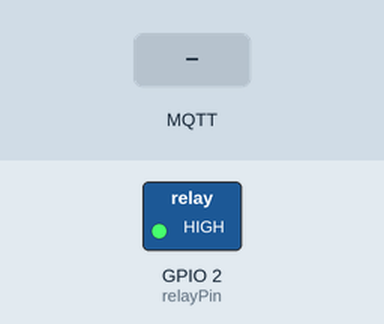
Simulated run of this program. Board: ESP32. Parts: switched loads named in the program (green lamp = pin HIGH). The inputs (shaded band) are chosen by the test bench. WiFi joins after 1.5 s; servers stay silent unless stated; EEPROM starts erased; no MQTT or app messages arrive unless stated; what the program prints to the serial monitor is not drawn.

Above: at 2.7 s.
2.8 s: MQTT message "5" arrives on the first subscribed topic
At 5.5 s:
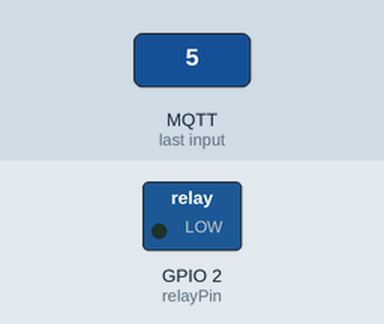
5.8 s: MQTT message "0" arrives on the first subscribed topic
At 6.1 s:
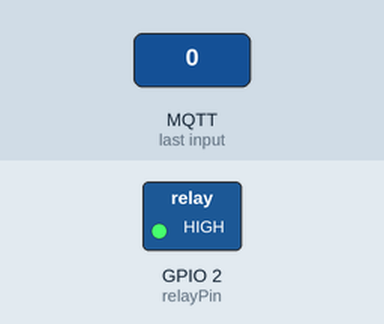
7.3 s: MQTT message "90" arrives on the first subscribed topic
At 8.5 s:
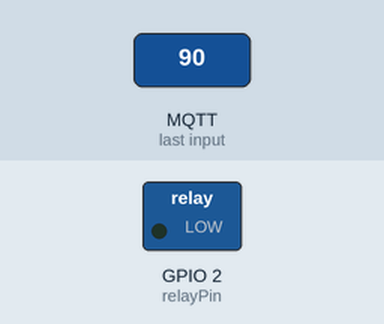
Timing chart, 0 to 10.3 s (numbered marks = the images above; inputs shaded):
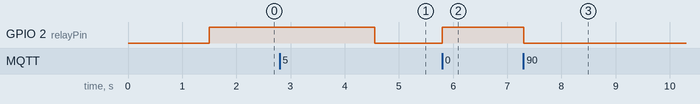

The program:

main.cpp
```cpp
/*
  Description: To test turn ON - OFF relay via local MQTT broker. The sketch is designed to test the ESP32 board.
*/

#include <Arduino.h>
#include <Preferences.h>
#include <WiFi.h>
#include <PubSubClient.h>
#include <TickTwo.h>

//******************************** Configulation ****************************//
#define _DEBUG_  // Comment this line to disable debug messages

// #define activeHighRelay  // Uncomment this line to use activeHighRelay
#ifdef activeHighRelay
#define turnOn  HIGH  // Active high
#define turnOff LOW
#else
#define turnOn  LOW  // Active low
#define turnOff HIGH
#endif

//******************************** Variables & Objects **********************//
#define ssid       "REPLACE_WITH_YOUR_SSID"
#define password   "REPLACE_WITH_YOUR_PASSWORD"
#define mqttBroker "REPLACE_WITH_YOUR_MQTT_BROKER_IP_ADDRESS"
#define deviceName "REPLACE_WITH_YOUR_DEVICE_NAME"
#define mqttUser   "REPLACE_WITH_YOUR_MQTT_USER"
#define mqttPass   "REPLACE_WITH_YOUR_MQTT_PASSWORD"

#define subInputState "server/input/relayState"

#define relayPin 2
uint8_t relayState;

Preferences pf;

WiFiClient   espClient;
PubSubClient mqtt(espClient);

//******************************** Tasks ************************************//
void    connectMqtt();
void    reconnectMqtt();
TickTwo tConnectMqtt(connectMqtt, 0, 0, MILLIS);  // (function, interval, iteration, interval unit)
TickTwo tReconnectMqtt(reconnectMqtt, 3000, 0, MILLIS);

//********************************  Functions *******************************//
void connectMqtt() {
    if (!mqtt.connected()) {
        tConnectMqtt.stop();
        tReconnectMqtt.start();
    } else {
        mqtt.loop();
    }
}

void reconnectMqtt() {
#ifdef _DEBUG_
    Serial.print(F("Connecting MQTT... "));
#endif
    if (mqtt.connect(deviceName, mqttUser, mqttPass)) {
        tReconnectMqtt.stop();
#ifdef _DEBUG_
        Serial.println(F("connected"));
#endif
        tConnectMqtt.start();
        mqtt.subscribe(subInputState);
    } else {
#ifdef _DEBUG_
        Serial.print(F("failed state: "));
        Serial.println(mqtt.state());
#endif
        if (tReconnectMqtt.counter() > 36) ESP.restart();  // Restart after 3 minutes (5 sec * 36 time = 3 minutes)
    }
}

void setupWifi() {
#ifdef _DEBUG_
    Serial.println();
    Serial.print(F("Connecting to "));
    Serial.println(ssid);
#endif

    WiFi.begin(ssid, password);

    while (WiFi.status() != WL_CONNECTED) {
        delay(500);
        Serial.print(".");
    }
#ifdef _DEBUG_
    Serial.println(F("WiFi connected"));
    Serial.println(F("IP address: "));
    Serial.println(WiFi.localIP());
#endif
}

void mqttCallback(char* topic, byte* message, unsigned int length) {
#ifdef _DEBUG_
    Serial.print(F("Message arrived on topic: "));
    Serial.print(topic);
    Serial.print(F(". Message: "));
#endif
    String msg;

    for (int i = 0; i < length; i++) {
        Serial.print((char)message[i]);
        msg += (char)message[i];
    }

    if (!strcmp(topic, subInputState)) {
        relayState = msg.toInt();
        pf.putUChar("kR", relayState);
#ifdef _DEBUG_
        Serial.print(F(" State: "));
        Serial.println(relayState ? "ON" : "OFF");
#endif
    }
}

//********************************  Setup ***********************************//
void setup() {
#ifdef _DEBUG_
    Serial.begin(115200);
#endif
    pf.begin("memory", false);
    relayState = pf.getUChar("kR", 0);
    pinMode(relayPin, OUTPUT);
    setupWifi();
    mqtt.setCallback(mqttCallback);
    mqtt.setServer(mqttBroker, 1883);

    tConnectMqtt.start();
}

//********************************  Loop ************************************//
void loop() {
    tConnectMqtt.update();
    tReconnectMqtt.update();

    digitalWrite(relayPin, relayState ? turnOn : turnOff);
}
```

Measured:
- after the input at 2.8 s, GPIO 2 (relayPin): HIGH → LOW after 1.8 s
- after the input at 5.8 s, GPIO 2 (relayPin): LOW → HIGH at once
- after the input at 7.3 s, GPIO 2 (relayPin): HIGH → LOW at once
